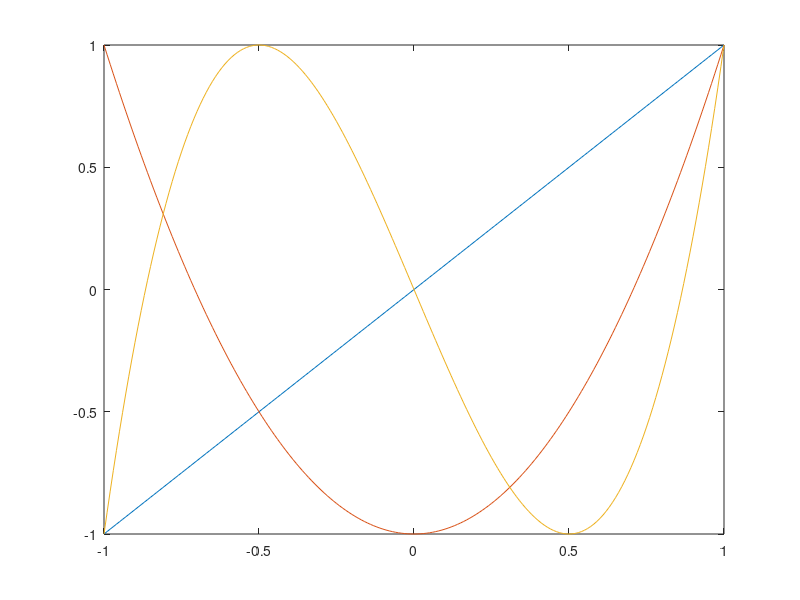

Recreate this plot in MATLAB.
# ex 2 a
# Tn (t) = cos(n * arccos(t))
t = -1 : 0.01 : 1;
T1 = cos(1 * acos(t));
T2 = cos(2 * acos(t));
T3 = cos(3 * acos(t));

plot(t, T1, t, T2, t, T3);